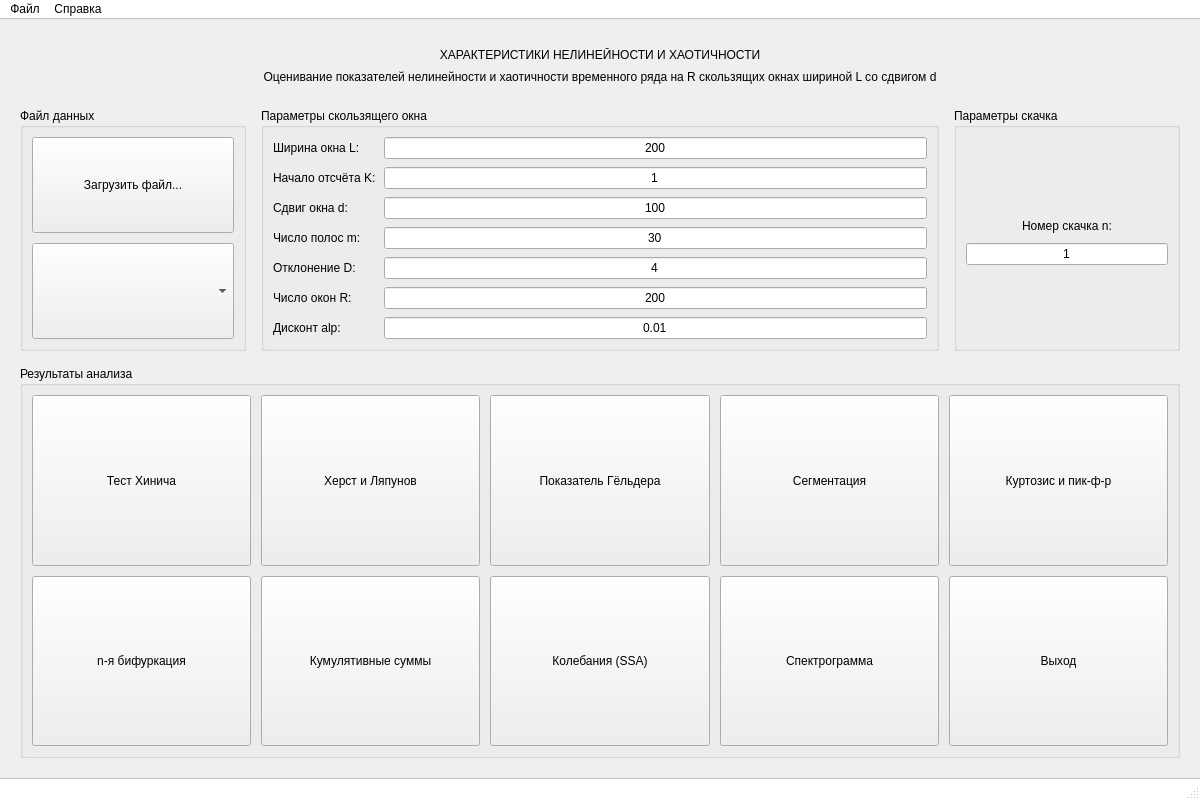
<?xml version="1.0" encoding="UTF-8"?>
<ui version="4.0">
 <class>MainWindow</class>
 <widget class="QMainWindow" name="MainWindow">
  <property name="geometry">
   <rect>
    <x>0</x>
    <y>0</y>
    <width>1200</width>
    <height>800</height>
   </rect>
  </property>
  <property name="minimumSize">
   <size>
    <width>1000</width>
    <height>700</height>
   </size>
  </property>
  <property name="windowTitle">
   <string>Характеристики нелинейности и хаотичности</string>
  </property>
  <widget class="QWidget" name="centralwidget">
   <property name="styleSheet">
    <string>
/* === Background === */
#centralwidget {
    background: qlineargradient(x1:0, y1:0, x2:0, y2:1, stop:0 #f5f7fa, stop:1 #c3cfe2);
}

/* === Header === */
QFrame#headerFrame {
    background: qlineargradient(x1:0, y1:0, x2:1, y2:0, stop:0 #667eea, stop:1 #764ba2);
    border-radius: 15px;
    padding: 15px;
}
QLabel#titleLabel {
    color: white;
    font-size: 24pt;
    font-weight: bold;
    background: transparent;
}
QLabel#subtitleLabel {
    color: rgba(255, 255, 255, 0.95);
    font-size: 11pt;
    font-weight: normal;
    background: transparent;
}

/* === Group Boxes === */
QGroupBox {
    font-weight: bold;
    font-size: 12pt;
    color: #2c3e50;
    border: 2px solid #3498db;
    border-radius: 10px;
    margin-top: 15px;
    padding-top: 15px;
    background: white;
}
QGroupBox::title {
    subcontrol-origin: margin;
    left: 10px;
    padding: 0 10px;
}
QGroupBox#parametersGroupBox { border-color: #e74c3c; }
QGroupBox#jumpGroupBox { border-color: #f39c12; }
QGroupBox#actionsGroupBox { border-color: #27ae60; }

/* === Labels === */
QGroupBox QLabel {
    font-weight: bold;
    font-size: 10pt;
    color: #34495e;
    background: transparent;
}

/* === Line Edits === */
QLineEdit {
    font-size: 10pt;
    font-weight: bold;
    color: #2c3e50;
    padding: 6px;
    border: 2px solid #bdc3c7;
    border-radius: 6px;
    background: #ecf0f1;
}
QLineEdit:focus {
    color: #2c3e50;
    border-color: #3498db;
    background: white;
}
QLineEdit#lineEdit_n {
    font-size: 11pt;
    padding: 8px;
}
QLineEdit#lineEdit_n:focus {
    border-color: #f39c12;
}

/* === ComboBox === */
QComboBox {
    font-size: 11pt;
    color: #2c3e50;
    padding: 8px;
    border: 2px solid #bdc3c7;
    border-radius: 8px;
    background: white;
}
QComboBox QAbstractItemView {
    color: #2c3e50;
    background: white;
    selection-background-color: #3498db;
    selection-color: white;
}
QComboBox:hover { border-color: #3498db; }
QComboBox::drop-down { border: none; width: 30px; }
QComboBox::down-arrow {
    image: none;
    border-left: 5px solid transparent;
    border-right: 5px solid transparent;
    border-top: 8px solid #34495e;
    margin-right: 10px;
}

/* === Buttons — common === */
QPushButton {
    font-weight: bold;
    font-size: 10pt;
    color: white;
    border: none;
    border-radius: 8px;
    padding: 10px;
}

/* Blue — data input */
QPushButton#pushButton_inputData {
    background: qlineargradient(x1:0, y1:0, x2:0, y2:1, stop:0 #3498db, stop:1 #2980b9);
}
QPushButton#pushButton_inputData:hover {
    background: qlineargradient(x1:0, y1:0, x2:0, y2:1, stop:0 #5dade2, stop:1 #3498db);
}
QPushButton#pushButton_inputData:pressed {
    background: qlineargradient(x1:0, y1:0, x2:0, y2:1, stop:0 #2980b9, stop:1 #1f618d);
}

/* Purple — statistical tests */
QPushButton#pushButton_hinich, QPushButton#pushButton_segmentation {
    background: qlineargradient(x1:0, y1:0, x2:0, y2:1, stop:0 #9b59b6, stop:1 #8e44ad);
}
QPushButton#pushButton_hinich:hover, QPushButton#pushButton_segmentation:hover {
    background: qlineargradient(x1:0, y1:0, x2:0, y2:1, stop:0 #bb8fce, stop:1 #9b59b6);
}
QPushButton#pushButton_hinich:pressed, QPushButton#pushButton_segmentation:pressed {
    background: qlineargradient(x1:0, y1:0, x2:0, y2:1, stop:0 #8e44ad, stop:1 #6c3483);
}

/* Red — fractal analysis */
QPushButton#pushButton_herstLyapunov, QPushButton#pushButton_hoelder {
    background: qlineargradient(x1:0, y1:0, x2:0, y2:1, stop:0 #e74c3c, stop:1 #c0392b);
}
QPushButton#pushButton_herstLyapunov:hover, QPushButton#pushButton_hoelder:hover {
    background: qlineargradient(x1:0, y1:0, x2:0, y2:1, stop:0 #ec7063, stop:1 #e74c3c);
}
QPushButton#pushButton_herstLyapunov:pressed, QPushButton#pushButton_hoelder:pressed {
    background: qlineargradient(x1:0, y1:0, x2:0, y2:1, stop:0 #c0392b, stop:1 #922b21);
}

/* Green — kurtosis */
QPushButton#pushButton_curth {
    background: qlineargradient(x1:0, y1:0, x2:0, y2:1, stop:0 #27ae60, stop:1 #229954);
}
QPushButton#pushButton_curth:hover {
    background: qlineargradient(x1:0, y1:0, x2:0, y2:1, stop:0 #58d68d, stop:1 #27ae60);
}
QPushButton#pushButton_curth:pressed {
    background: qlineargradient(x1:0, y1:0, x2:0, y2:1, stop:0 #229954, stop:1 #1e8449);
}

/* Orange — bifurcation */
QPushButton#pushButton_bifurcation {
    background: qlineargradient(x1:0, y1:0, x2:0, y2:1, stop:0 #f39c12, stop:1 #e67e22);
}
QPushButton#pushButton_bifurcation:hover {
    background: qlineargradient(x1:0, y1:0, x2:0, y2:1, stop:0 #f7dc6f, stop:1 #f39c12);
}
QPushButton#pushButton_bifurcation:pressed {
    background: qlineargradient(x1:0, y1:0, x2:0, y2:1, stop:0 #e67e22, stop:1 #d35400);
}

/* Yellow-orange — spectrogram */
QPushButton#pushButton_spectrogram {
    background: qlineargradient(x1:0, y1:0, x2:0, y2:1, stop:0 #f39c12, stop:1 #d68910);
}
QPushButton#pushButton_spectrogram:hover {
    background: qlineargradient(x1:0, y1:0, x2:0, y2:1, stop:0 #f5b041, stop:1 #f39c12);
}
QPushButton#pushButton_spectrogram:pressed {
    background: qlineargradient(x1:0, y1:0, x2:0, y2:1, stop:0 #d68910, stop:1 #b9770e);
}

/* Teal — advanced analysis */
QPushButton#pushButton_cumulative, QPushButton#pushButton_oscillations {
    background: qlineargradient(x1:0, y1:0, x2:0, y2:1, stop:0 #16a085, stop:1 #138d75);
}
QPushButton#pushButton_cumulative:hover, QPushButton#pushButton_oscillations:hover {
    background: qlineargradient(x1:0, y1:0, x2:0, y2:1, stop:0 #48c9b0, stop:1 #16a085);
}
QPushButton#pushButton_cumulative:pressed, QPushButton#pushButton_oscillations:pressed {
    background: qlineargradient(x1:0, y1:0, x2:0, y2:1, stop:0 #138d75, stop:1 #0e6655);
}

/* Gray — exit */
QPushButton#pushButton_exit {
    background: qlineargradient(x1:0, y1:0, x2:0, y2:1, stop:0 #95a5a6, stop:1 #7f8c8d);
}
QPushButton#pushButton_exit:hover {
    background: qlineargradient(x1:0, y1:0, x2:0, y2:1, stop:0 #b2babb, stop:1 #95a5a6);
}
QPushButton#pushButton_exit:pressed {
    background: qlineargradient(x1:0, y1:0, x2:0, y2:1, stop:0 #7f8c8d, stop:1 #566573);
}
    </string>
   </property>
   <layout class="QVBoxLayout" name="verticalLayout">
    <property name="spacing">
     <number>15</number>
    </property>
    <property name="leftMargin">
     <number>20</number>
    </property>
    <property name="topMargin">
     <number>20</number>
    </property>
    <property name="rightMargin">
     <number>20</number>
    </property>
    <property name="bottomMargin">
     <number>20</number>
    </property>
    <!-- ======== Header ======== -->
    <item>
     <widget class="QFrame" name="headerFrame">
      <property name="maximumSize">
       <size>
        <width>16777215</width>
        <height>200</height>
       </size>
      </property>
      <property name="frameShape">
       <enum>QFrame::NoFrame</enum>
      </property>
      <property name="frameShadow">
       <enum>QFrame::Raised</enum>
      </property>
      <layout class="QVBoxLayout" name="verticalLayout_header">
       <property name="spacing">
        <number>8</number>
       </property>
       <item>
        <widget class="QLabel" name="titleLabel">
         <property name="sizePolicy">
          <sizepolicy hsizetype="Expanding" vsizetype="Preferred">
           <horstretch>0</horstretch>
           <verstretch>0</verstretch>
          </sizepolicy>
         </property>
         <property name="text">
          <string>ХАРАКТЕРИСТИКИ НЕЛИНЕЙНОСТИ И ХАОТИЧНОСТИ</string>
         </property>
         <property name="alignment">
          <set>Qt::AlignCenter</set>
         </property>
        </widget>
       </item>
       <item>
        <widget class="QLabel" name="subtitleLabel">
         <property name="sizePolicy">
          <sizepolicy hsizetype="Expanding" vsizetype="Preferred">
           <horstretch>0</horstretch>
           <verstretch>0</verstretch>
          </sizepolicy>
         </property>
         <property name="text">
          <string>Оценивание показателей нелинейности и хаотичности временного ряда на R скользящих окнах шириной L со сдвигом d</string>
         </property>
         <property name="alignment">
          <set>Qt::AlignCenter</set>
         </property>
         <property name="wordWrap">
          <bool>true</bool>
         </property>
        </widget>
       </item>
      </layout>
     </widget>
    </item>
    <!-- ======== Parameters Row ======== -->
    <item>
     <layout class="QHBoxLayout" name="horizontalLayout_main">
      <property name="spacing">
       <number>15</number>
      </property>
       <!-- File group -->
       <item>
        <widget class="QGroupBox" name="fileGroupBox">
         <property name="sizePolicy">
          <sizepolicy hsizetype="Preferred" vsizetype="Preferred">
           <horstretch>1</horstretch>
           <verstretch>0</verstretch>
          </sizepolicy>
         </property>
         <property name="minimumSize">
          <size><width>180</width><height>0</height></size>
         </property>
         <property name="title">
          <string>Файл данных</string>
         </property>
         <layout class="QVBoxLayout" name="verticalLayout_file">
          <property name="spacing">
           <number>10</number>
          </property>
          <item>
           <widget class="QPushButton" name="pushButton_inputData">
            <property name="sizePolicy">
             <sizepolicy hsizetype="Expanding" vsizetype="Preferred"><horstretch>0</horstretch><verstretch>0</verstretch></sizepolicy>
            </property>
            <property name="minimumSize"><size><width>0</width><height>40</height></size></property>
            <property name="toolTip"><string>Загрузить файл данных (*.mat, *.txt, *.csv, *.wav)</string></property>
            <property name="text"><string>Загрузить файл...</string></property>
           </widget>
          </item>
          <item>
           <widget class="QComboBox" name="fileComboBox">
            <property name="sizePolicy">
             <sizepolicy hsizetype="Expanding" vsizetype="Preferred">
              <horstretch>0</horstretch>
              <verstretch>0</verstretch>
             </sizepolicy>
            </property>
            <property name="minimumSize">
             <size><width>0</width><height>40</height></size>
            </property>
            <property name="toolTip">
             <string>Загруженные файлы данных</string>
            </property>
           </widget>
          </item>
         </layout>
        </widget>
       </item>
      <!-- Parameters group -->
      <item>
       <widget class="QGroupBox" name="parametersGroupBox">
        <property name="sizePolicy">
         <sizepolicy hsizetype="Expanding" vsizetype="Preferred">
          <horstretch>3</horstretch>
          <verstretch>0</verstretch>
         </sizepolicy>
        </property>
        <property name="minimumSize">
         <size><width>400</width><height>0</height></size>
        </property>
        <property name="title">
         <string>Параметры скользящего окна</string>
        </property>
        <layout class="QGridLayout" name="gridLayout">
         <property name="spacing">
          <number>8</number>
         </property>
         <!-- Row 0: L -->
         <item row="0" column="0">
          <widget class="QLabel" name="label_L">
           <property name="sizePolicy">
            <sizepolicy hsizetype="Preferred" vsizetype="Preferred">
             <horstretch>0</horstretch>
             <verstretch>0</verstretch>
            </sizepolicy>
           </property>
           <property name="text"><string>Ширина окна L:</string></property>
          </widget>
         </item>
         <item row="0" column="1">
          <widget class="QLineEdit" name="lineEdit_L">
           <property name="sizePolicy">
            <sizepolicy hsizetype="Expanding" vsizetype="Preferred">
             <horstretch>0</horstretch>
             <verstretch>0</verstretch>
            </sizepolicy>
           </property>
           <property name="toolTip"><string>Ширина скользящего окна (число точек данных)</string></property>
           <property name="text"><string>200</string></property>
           <property name="alignment"><set>Qt::AlignCenter</set></property>
          </widget>
         </item>
         <!-- Row 1: K -->
         <item row="1" column="0">
          <widget class="QLabel" name="label_K">
           <property name="sizePolicy">
            <sizepolicy hsizetype="Preferred" vsizetype="Preferred">
             <horstretch>0</horstretch>
             <verstretch>0</verstretch>
            </sizepolicy>
           </property>
           <property name="text"><string>Начало отсчёта K:</string></property>
          </widget>
         </item>
         <item row="1" column="1">
          <widget class="QLineEdit" name="lineEdit_K">
           <property name="sizePolicy">
            <sizepolicy hsizetype="Expanding" vsizetype="Preferred">
             <horstretch>0</horstretch>
             <verstretch>0</verstretch>
            </sizepolicy>
           </property>
           <property name="toolTip"><string>Начальная позиция в данных (индекс)</string></property>
           <property name="text"><string>1</string></property>
           <property name="alignment"><set>Qt::AlignCenter</set></property>
          </widget>
         </item>
         <!-- Row 2: d -->
         <item row="2" column="0">
          <widget class="QLabel" name="label_d">
           <property name="sizePolicy">
            <sizepolicy hsizetype="Preferred" vsizetype="Preferred">
             <horstretch>0</horstretch>
             <verstretch>0</verstretch>
            </sizepolicy>
           </property>
           <property name="text"><string>Сдвиг окна d:</string></property>
          </widget>
         </item>
         <item row="2" column="1">
          <widget class="QLineEdit" name="lineEdit_d">
           <property name="sizePolicy">
            <sizepolicy hsizetype="Expanding" vsizetype="Preferred">
             <horstretch>0</horstretch>
             <verstretch>0</verstretch>
            </sizepolicy>
           </property>
           <property name="toolTip"><string>Шаг сдвига окна (число точек)</string></property>
           <property name="text"><string>100</string></property>
           <property name="alignment"><set>Qt::AlignCenter</set></property>
          </widget>
         </item>
         <!-- Row 3: m -->
         <item row="3" column="0">
          <widget class="QLabel" name="label_m">
           <property name="sizePolicy">
            <sizepolicy hsizetype="Preferred" vsizetype="Preferred">
             <horstretch>0</horstretch>
             <verstretch>0</verstretch>
            </sizepolicy>
           </property>
           <property name="text"><string>Число полос m:</string></property>
          </widget>
         </item>
         <item row="3" column="1">
          <widget class="QLineEdit" name="lineEdit_m">
           <property name="sizePolicy">
            <sizepolicy hsizetype="Expanding" vsizetype="Preferred">
             <horstretch>0</horstretch>
             <verstretch>0</verstretch>
            </sizepolicy>
           </property>
           <property name="toolTip"><string>Количество частотных полос для анализа</string></property>
           <property name="text"><string>30</string></property>
           <property name="alignment"><set>Qt::AlignCenter</set></property>
          </widget>
         </item>
         <!-- Row 4: D -->
         <item row="4" column="0">
          <widget class="QLabel" name="label_D">
           <property name="sizePolicy">
            <sizepolicy hsizetype="Preferred" vsizetype="Preferred">
             <horstretch>0</horstretch>
             <verstretch>0</verstretch>
            </sizepolicy>
           </property>
           <property name="text"><string>Отклонение D:</string></property>
          </widget>
         </item>
         <item row="4" column="1">
          <widget class="QLineEdit" name="lineEdit_D">
           <property name="sizePolicy">
            <sizepolicy hsizetype="Expanding" vsizetype="Preferred">
             <horstretch>0</horstretch>
             <verstretch>0</verstretch>
            </sizepolicy>
           </property>
           <property name="toolTip"><string>Порог отклонения для обнаружения аномалий</string></property>
           <property name="text"><string>4</string></property>
           <property name="alignment"><set>Qt::AlignCenter</set></property>
          </widget>
         </item>
         <!-- Row 5: R -->
         <item row="5" column="0">
          <widget class="QLabel" name="label_R">
           <property name="sizePolicy">
            <sizepolicy hsizetype="Preferred" vsizetype="Preferred">
             <horstretch>0</horstretch>
             <verstretch>0</verstretch>
            </sizepolicy>
           </property>
           <property name="text"><string>Число окон R:</string></property>
          </widget>
         </item>
         <item row="5" column="1">
          <widget class="QLineEdit" name="lineEdit_R">
           <property name="sizePolicy">
            <sizepolicy hsizetype="Expanding" vsizetype="Preferred">
             <horstretch>0</horstretch>
             <verstretch>0</verstretch>
            </sizepolicy>
           </property>
           <property name="toolTip"><string>Количество скользящих окон для анализа</string></property>
           <property name="text"><string>200</string></property>
           <property name="alignment"><set>Qt::AlignCenter</set></property>
          </widget>
         </item>
         <!-- Row 6: alp -->
         <item row="6" column="0">
          <widget class="QLabel" name="label_alp">
           <property name="sizePolicy">
            <sizepolicy hsizetype="Preferred" vsizetype="Preferred">
             <horstretch>0</horstretch>
             <verstretch>0</verstretch>
            </sizepolicy>
           </property>
           <property name="text"><string>Дисконт alp:</string></property>
          </widget>
         </item>
         <item row="6" column="1">
          <widget class="QLineEdit" name="lineEdit_alp">
           <property name="sizePolicy">
            <sizepolicy hsizetype="Expanding" vsizetype="Preferred">
             <horstretch>0</horstretch>
             <verstretch>0</verstretch>
            </sizepolicy>
           </property>
           <property name="toolTip"><string>Коэффициент экспоненциального сглаживания (от 0.001 до 1.0)</string></property>
           <property name="text"><string>0.01</string></property>
           <property name="alignment"><set>Qt::AlignCenter</set></property>
          </widget>
         </item>
        </layout>
       </widget>
      </item>
      <!-- Jump group -->
      <item>
       <widget class="QGroupBox" name="jumpGroupBox">
        <property name="sizePolicy">
         <sizepolicy hsizetype="Preferred" vsizetype="Preferred">
          <horstretch>1</horstretch>
          <verstretch>0</verstretch>
         </sizepolicy>
        </property>
        <property name="minimumSize">
         <size><width>180</width><height>0</height></size>
        </property>
        <property name="title">
         <string>Параметры скачка</string>
        </property>
        <layout class="QVBoxLayout" name="verticalLayout_jump">
         <property name="spacing">
          <number>10</number>
         </property>
         <item alignment="Qt::AlignHCenter|Qt::AlignBottom">
          <widget class="QLabel" name="label_n">
           <property name="sizePolicy">
            <sizepolicy hsizetype="Expanding" vsizetype="Preferred">
             <horstretch>0</horstretch>
             <verstretch>0</verstretch>
            </sizepolicy>
           </property>
           <property name="text"><string>Номер скачка n:</string></property>
          </widget>
         </item>
         <item alignment="Qt::AlignTop">
          <widget class="QLineEdit" name="lineEdit_n">
           <property name="sizePolicy">
            <sizepolicy hsizetype="Expanding" vsizetype="Preferred">
             <horstretch>0</horstretch>
             <verstretch>0</verstretch>
            </sizepolicy>
           </property>
           <property name="toolTip"><string>Порядковый номер скачка для бифуркационного анализа</string></property>
           <property name="text"><string>1</string></property>
           <property name="alignment"><set>Qt::AlignCenter</set></property>
          </widget>
         </item>
        </layout>
       </widget>
      </item>
     </layout>
    </item>
    <!-- ======== Actions / Buttons ======== -->
    <item>
     <widget class="QGroupBox" name="actionsGroupBox">
      <property name="sizePolicy">
       <sizepolicy hsizetype="Expanding" vsizetype="Expanding">
        <horstretch>0</horstretch>
        <verstretch>1</verstretch>
       </sizepolicy>
      </property>
      <property name="title">
       <string>Результаты анализа</string>
      </property>
       <layout class="QGridLayout" name="gridLayout_2">
        <property name="spacing">
         <number>10</number>
        </property>
        <!-- Row 0: statistical tests & fractal analysis -->
        <item row="0" column="0">
         <widget class="QPushButton" name="pushButton_hinich">
          <property name="sizePolicy">
           <sizepolicy hsizetype="Expanding" vsizetype="Preferred"><horstretch>0</horstretch><verstretch>0</verstretch></sizepolicy>
          </property>
          <property name="minimumSize"><size><width>0</width><height>40</height></size></property>
          <property name="toolTip"><string>Проверка гауссовости и линейности ряда</string></property>
          <property name="text"><string>Тест Хинича</string></property>
         </widget>
        </item>
        <item row="0" column="1">
         <widget class="QPushButton" name="pushButton_herstLyapunov">
          <property name="sizePolicy">
           <sizepolicy hsizetype="Expanding" vsizetype="Preferred"><horstretch>0</horstretch><verstretch>0</verstretch></sizepolicy>
          </property>
          <property name="minimumSize"><size><width>0</width><height>40</height></size></property>
          <property name="toolTip"><string>Вычисление показателей Херста и Ляпунова</string></property>
          <property name="text"><string>Херст и Ляпунов</string></property>
         </widget>
        </item>
        <item row="0" column="2">
         <widget class="QPushButton" name="pushButton_hoelder">
          <property name="sizePolicy">
           <sizepolicy hsizetype="Expanding" vsizetype="Preferred"><horstretch>0</horstretch><verstretch>0</verstretch></sizepolicy>
          </property>
          <property name="minimumSize"><size><width>0</width><height>40</height></size></property>
          <property name="toolTip"><string>Вычисление показателя Гёльдера (гладкость функции)</string></property>
          <property name="text"><string>Показатель Гёльдера</string></property>
         </widget>
        </item>
        <item row="0" column="3">
         <widget class="QPushButton" name="pushButton_segmentation">
          <property name="sizePolicy">
           <sizepolicy hsizetype="Expanding" vsizetype="Preferred"><horstretch>0</horstretch><verstretch>0</verstretch></sizepolicy>
          </property>
          <property name="minimumSize"><size><width>0</width><height>40</height></size></property>
          <property name="toolTip"><string>Поиск скачков скорости во временном ряде</string></property>
          <property name="text"><string>Сегментация</string></property>
         </widget>
        </item>
        <item row="0" column="4">
         <widget class="QPushButton" name="pushButton_curth">
          <property name="sizePolicy">
           <sizepolicy hsizetype="Expanding" vsizetype="Preferred"><horstretch>0</horstretch><verstretch>0</verstretch></sizepolicy>
          </property>
          <property name="minimumSize"><size><width>0</width><height>40</height></size></property>
          <property name="toolTip"><string>Анализ куртозиса (эксцесса) и пик-фактора</string></property>
          <property name="text"><string>Куртозис и пик-ф-р</string></property>
         </widget>
        </item>
        <!-- Row 1: bifurcation, cumulative, oscillations, spectrogram, exit -->
        <item row="1" column="0">
         <widget class="QPushButton" name="pushButton_bifurcation">
          <property name="sizePolicy">
           <sizepolicy hsizetype="Expanding" vsizetype="Preferred"><horstretch>0</horstretch><verstretch>0</verstretch></sizepolicy>
          </property>
          <property name="minimumSize"><size><width>0</width><height>40</height></size></property>
          <property name="toolTip"><string>Бифуркационный анализ (требуется сегментация)</string></property>
          <property name="text"><string>n-я бифуркация</string></property>
         </widget>
        </item>
        <item row="1" column="1">
         <widget class="QPushButton" name="pushButton_cumulative">
          <property name="sizePolicy">
           <sizepolicy hsizetype="Expanding" vsizetype="Preferred"><horstretch>0</horstretch><verstretch>0</verstretch></sizepolicy>
          </property>
          <property name="minimumSize"><size><width>0</width><height>40</height></size></property>
          <property name="toolTip"><string>Кумулятивные суммы (требуется анализ бифуркации)</string></property>
          <property name="text"><string>Кумулятивные суммы</string></property>
         </widget>
        </item>
        <item row="1" column="2">
         <widget class="QPushButton" name="pushButton_oscillations">
          <property name="sizePolicy">
           <sizepolicy hsizetype="Expanding" vsizetype="Preferred"><horstretch>0</horstretch><verstretch>0</verstretch></sizepolicy>
          </property>
          <property name="minimumSize"><size><width>0</width><height>40</height></size></property>
          <property name="toolTip"><string>SSA анализ — выделение компонент колебаний</string></property>
          <property name="text"><string>Колебания (SSA)</string></property>
         </widget>
        </item>
        <item row="1" column="3">
         <widget class="QPushButton" name="pushButton_spectrogram">
          <property name="sizePolicy">
           <sizepolicy hsizetype="Expanding" vsizetype="Preferred"><horstretch>0</horstretch><verstretch>0</verstretch></sizepolicy>
          </property>
          <property name="minimumSize"><size><width>0</width><height>40</height></size></property>
          <property name="toolTip"><string>Частотно-временной анализ сигнала</string></property>
          <property name="text"><string>Спектрограмма</string></property>
         </widget>
        </item>
        <item row="1" column="4">
         <widget class="QPushButton" name="pushButton_exit">
          <property name="sizePolicy">
           <sizepolicy hsizetype="Expanding" vsizetype="Preferred"><horstretch>0</horstretch><verstretch>0</verstretch></sizepolicy>
          </property>
          <property name="minimumSize"><size><width>0</width><height>40</height></size></property>
          <property name="toolTip"><string>Закрыть приложение (Ctrl+Q)</string></property>
          <property name="text"><string>Выход</string></property>
         </widget>
        </item>
       </layout>
     </widget>
    </item>
   </layout>
  </widget>
  <!-- ======== Menu Bar ======== -->
  <widget class="QMenuBar" name="menubar">
   <property name="geometry">
    <rect><x>0</x><y>0</y><width>1200</width><height>23</height></rect>
   </property>
   <property name="styleSheet">
    <string>
QMenuBar { background: white; border-bottom: 1px solid #bdc3c7; }
QMenuBar::item:selected { background: #3498db; color: white; border-radius: 4px; }
QMenu { background: white; border: 1px solid #bdc3c7; }
QMenu::item:selected { background: #3498db; color: white; }
    </string>
   </property>
   <widget class="QMenu" name="menuFile">
    <property name="title"><string>Файл</string></property>
    <addaction name="actionOpen"/>
    <addaction name="separator"/>
    <addaction name="actionExit"/>
   </widget>
   <widget class="QMenu" name="menuHelp">
    <property name="title"><string>Справка</string></property>
    <addaction name="actionAbout"/>
   </widget>
   <addaction name="menuFile"/>
   <addaction name="menuHelp"/>
  </widget>
  <!-- ======== Status Bar ======== -->
  <widget class="QStatusBar" name="statusbar">
   <property name="styleSheet">
    <string>QStatusBar { background: white; border-top: 1px solid #bdc3c7; color: #34495e; font-size: 9pt; }</string>
   </property>
  </widget>
  <!-- ======== Actions ======== -->
  <action name="actionOpen">
   <property name="text"><string>Открыть файл...</string></property>
   <property name="toolTip"><string>Открыть файл данных для анализа</string></property>
   <property name="shortcut"><string>Ctrl+O</string></property>
  </action>
  <action name="actionExit">
   <property name="text"><string>Выход</string></property>
   <property name="shortcut"><string>Ctrl+Q</string></property>
  </action>
  <action name="actionAbout">
   <property name="text"><string>О программе</string></property>
  </action>
 </widget>
 <!-- ======== Tab Order ======== -->
  <tabstops>
   <tabstop>pushButton_inputData</tabstop>
   <tabstop>fileComboBox</tabstop>
   <tabstop>lineEdit_L</tabstop>
   <tabstop>lineEdit_K</tabstop>
   <tabstop>lineEdit_d</tabstop>
   <tabstop>lineEdit_m</tabstop>
   <tabstop>lineEdit_D</tabstop>
   <tabstop>lineEdit_R</tabstop>
   <tabstop>lineEdit_alp</tabstop>
   <tabstop>lineEdit_n</tabstop>
  </tabstops>
 <resources/>
 <connections/>
</ui>
